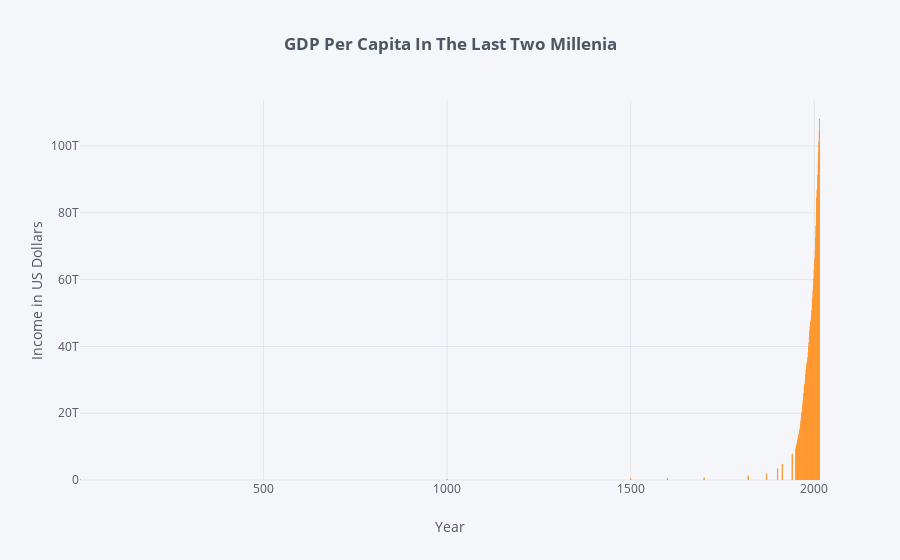

Source (notebook cell):
### Code cell
gdp_last_two_millennia_df.iplot(kind='bar', xTitle='Year', yTitle='Income in US Dollars',
                title="<b>GDP Per Capita In The Last Two Millenia</b>")
#we can see that there is clearly an exponential increase in the world GDP per Capita from the late 1800.
